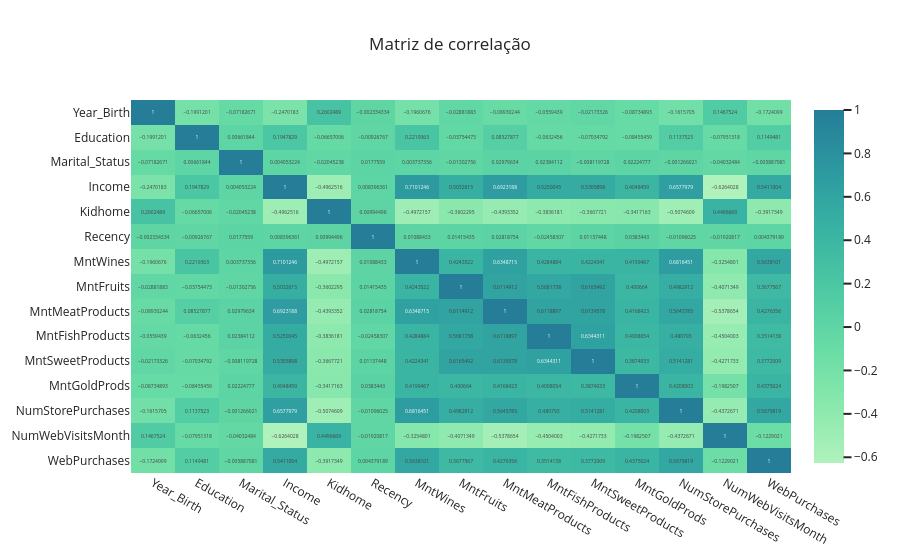

This figure's notebook cell:
### Markdown cell above
# ETAPA 2:
**Pré-processamento**

**Análise Correlação:** Verifique a correlação entre as váriaveis e análise se há espaço para retirar váriaveis que não te parecem importantes.

**Codificação de Variáveis Categóricas:** Transformar variáveis categóricas em um formato que os modelos de machine learning possam interpretar.


**Separe a base em Y, X e Treino e teste:**: Faça a separação da base.

**Realize a padronização dos dados**: Padronize os dados para garantir eficiência no modelo e eficácia.

### Code cell
# Gráfico de correlação entre as variáveis
corr =  base_limpa.corr()
fig = px.imshow(
    corr,
    text_auto=True,
    aspect='full',
    color_continuous_scale='Tealgrn',
    template='seaborn',
    title='Matriz de correlação'
)
fig.show()

### Figure 1 — Plotly figure (JSON) as saved in the notebook; plotly's stock layout.template omitted (floating-point values rounded to 4 significant figures; data arrays with more than 128 entries replaced by an {"elided": "..."} marker saying what was removed)
{"data": [{"coloraxis": "coloraxis", "name": "0", "texttemplate": "%{z}", "x": ["Year_Birth", "Education", "Marital_Status", "Income", "Kidhome", "Recency", "MntWines", "MntFruits", "MntMeatProducts", "MntFishProducts", "MntSweetProducts", "MntGoldProds", "NumStorePurchases", "NumWebVisitsMonth", "WebPurchases"], "y": ["Year_Birth", "Education", "Marital_Status", "Income", "Kidhome", "Recency", "MntWines", "MntFruits", "MntMeatProducts", "MntFishProducts", "MntSweetProducts", "MntGoldProds", "NumStorePurchases", "NumWebVisitsMonth", "WebPurchases"], "z": {"elided": "15x15 float values"}, "type": "heatmap", "xaxis": "x", "yaxis": "y", "hovertemplate": "x: %{x}<br>y: %{y}<br>color: %{z}<extra></extra>"}], "layout": {"xaxis": {"anchor": "y", "domain": [0.0, 1.0]}, "yaxis": {"anchor": "x", "domain": [0.0, 1.0], "autorange": "reversed"}, "coloraxis": {"colorscale": [[0.0, "rgb(176, 242, 188)"], [0.1667, "rgb(137, 232, 172)"], [0.3333, "rgb(103, 219, 165)"], [0.5, "rgb(76, 200, 163)"], [0.6667, "rgb(56, 178, 163)"], [0.8333, "rgb(44, 152, 160)"], [1.0, "rgb(37, 125, 152)"]]}, "title": {"text": "Matriz de correlação"}}}
